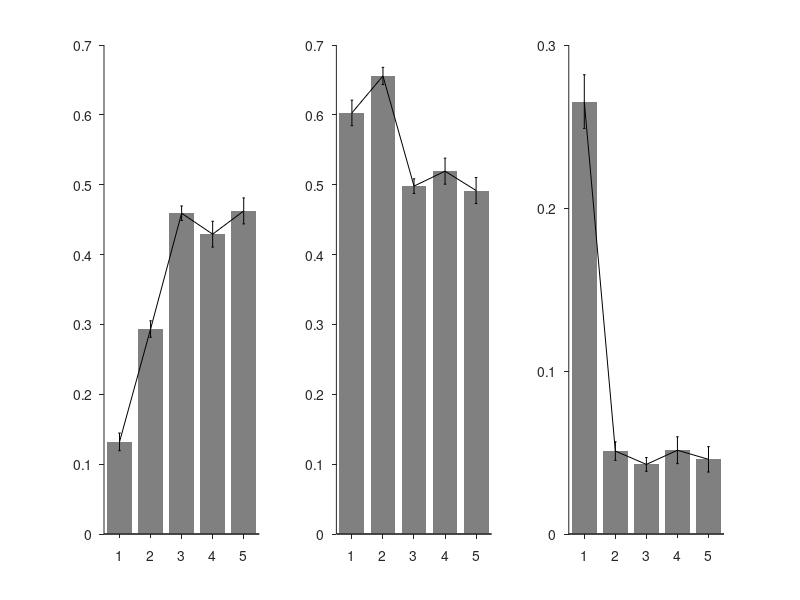

Source code (MATLAB): (Note: this script raises an error after producing the figure.)
frac_ = [0.1319    0.6028    0.2653; 
         0.2934    0.6557    0.0509; 
         0.4592    0.4980    0.0427;
         0.4292    0.5194    0.0514;
         0.4625    0.4917    0.0458];
     
sum_size = [720; 1493; 2293; 720; 720];
ylim_    = [0.7, 0.7, 0.3];

figure
for nPlot = 1:3
    subplot(1, 3, nPlot)
    hold on
    bar(1:5, frac_(:, nPlot), 'FaceColor', [0.5 0.5 0.5], 'EdgeColor', 'none');
    errorbar(1:5, frac_(:, nPlot), ...
        sqrt(frac_(:, nPlot).*(1-frac_(:, nPlot))./sum_size), 'k')
    set(gca, 'TickDir', 'out')
    xlim([0.5, 5.5])
    ylim([0 ylim_(nPlot)])
    set(gca, 'XTick', 1:5)
    set(gca, 'YTick', 0:0.1:ylim_(nPlot))
end
setPrint(4*3, 3, 'cell_type', 'pdf')

frac_ = [0.1689    0.6267    0.2044; 
         0.5210    0.4528    0.0262; 
         0.5867    0.3689    0.0444];
     
sum_size = [225; 2672; 225];

figure
for nPlot = 1:3
    subplot(1, 3, nPlot)
    hold on
    bar(1:3, frac_(:, nPlot), 'FaceColor', [0.5 0.5 0.5], 'EdgeColor', 'none');
    errorbar(1:3, frac_(:, nPlot), ...
        sqrt(frac_(:, nPlot).*(1-frac_(:, nPlot))./sum_size), 'k')
    set(gca, 'TickDir', 'out')
    xlim([0.5, 3.5])
    ylim([0 ylim_(nPlot)])
    set(gca, 'XTick', 1:3)
    set(gca, 'YTick', 0:0.1:ylim_(nPlot))
end
setPrint(4*3, 3, 'cell_type_fast', 'pdf')
